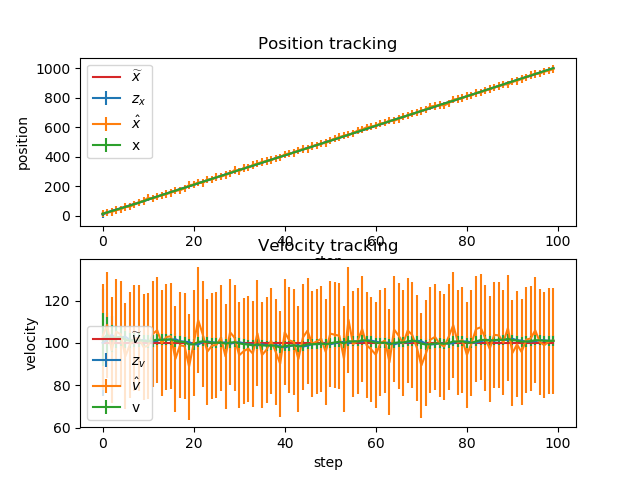

Source code (Python):
import time
import os
import sys

import matplotlib.pyplot as plt
import pandas as pd

df = pd.read_csv(sys.argv[1])

plt, axes = plt.subplots(2, 1)
x_plot, v_plot = axes

steps = [i for i in range(len(df))]

x_plot.errorbar(steps, df['x_pred'], yerr=df['x_pred_var'])
x_plot.errorbar(steps, df['z_x'], yerr=df['z_x_var'])
x_plot.errorbar(steps, df['x'], yerr=df['x_var'])
x_plot.plot(df['x_real'])
x_plot.legend(['$\widetilde{x}$', '$z_x$', '$\hat{x}$', 'x'])
x_plot.set_xlabel('step')
x_plot.set_ylabel('position')
x_plot.set_title('Position tracking')

v_plot.errorbar(steps, df['v_pred'], yerr=df['v_pred_var'])
v_plot.errorbar(steps, df['z_v'], yerr=df['z_v_var'])
v_plot.errorbar(steps, df['v'], yerr=df['v_var'])
v_plot.plot(df['v_real'])
v_plot.legend(['$\widetilde{v}$', '$z_v$', '$\hat{v}$', 'v'])
v_plot.set_xlabel('step')
v_plot.set_ylabel('velocity')
v_plot.set_title('Velocity tracking')

plt.savefig(sys.argv[2])
